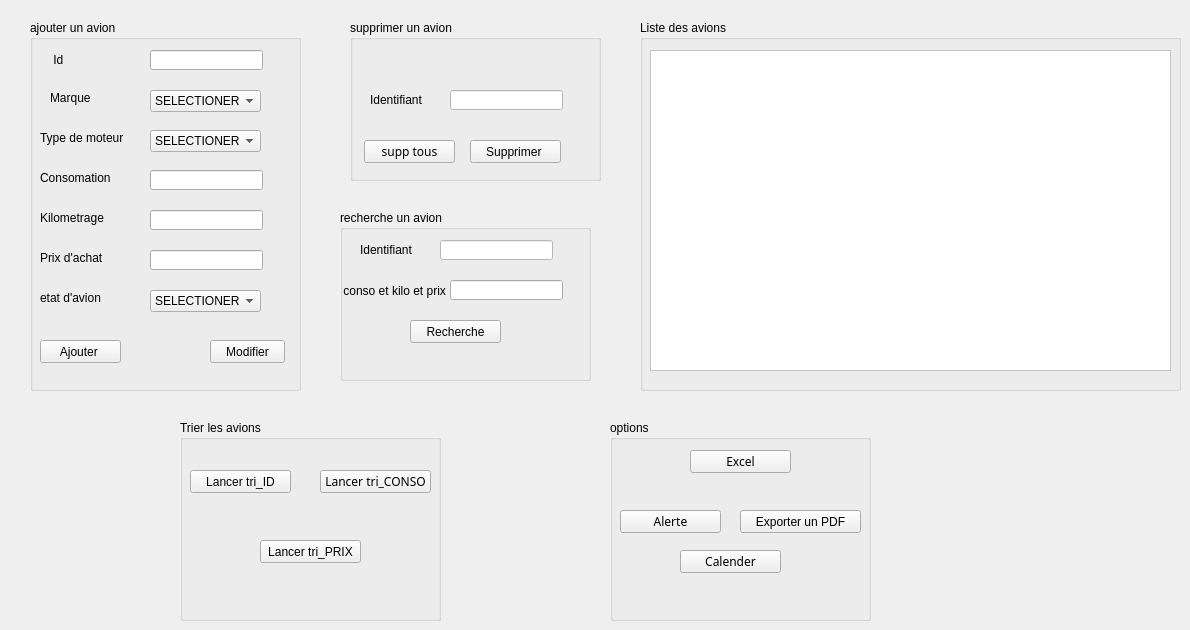
     <widget class="QWidget" name="tab_3">
      <attribute name="title">
       <string>Gestion Avion</string>
      </attribute>
      <widget class="QGroupBox" name="groupBox_10">
       <property name="geometry">
        <rect>
         <x>180</x>
         <y>420</y>
         <width>261</width>
         <height>201</height>
        </rect>
       </property>
       <property name="styleSheet">
        <string notr="true"/>
       </property>
       <property name="title">
        <string>Trier les avions</string>
       </property>
       <widget class="QLabel" name="label_25">
        <property name="geometry">
         <rect>
          <x>50</x>
          <y>50</y>
          <width>47</width>
          <height>14</height>
         </rect>
        </property>
        <property name="text">
         <string/>
        </property>
       </widget>
       <widget class="QPushButton" name="pushButton_tri">
        <property name="geometry">
         <rect>
          <x>10</x>
          <y>50</y>
          <width>101</width>
          <height>23</height>
         </rect>
        </property>
        <property name="styleSheet">
         <string notr="true">font: 8pt &quot;Cascadia Code&quot;;
font: 8pt &quot;Cascadia Code&quot;;</string>
        </property>
        <property name="text">
         <string>Lancer tri_ID</string>
        </property>
       </widget>
       <widget class="QPushButton" name="pushButton_tri_conso">
        <property name="geometry">
         <rect>
          <x>140</x>
          <y>50</y>
          <width>111</width>
          <height>23</height>
         </rect>
        </property>
        <property name="font">
         <font>
          <family>Cascadia Code</family>
         </font>
        </property>
        <property name="text">
         <string>Lancer tri_CONSO</string>
        </property>
       </widget>
       <widget class="QPushButton" name="pushButton_triprix">
        <property name="geometry">
         <rect>
          <x>80</x>
          <y>120</y>
          <width>101</width>
          <height>23</height>
         </rect>
        </property>
        <property name="text">
         <string>Lancer tri_PRIX</string>
        </property>
       </widget>
      </widget>
      <widget class="QGroupBox" name="groupBox_6">
       <property name="geometry">
        <rect>
         <x>340</x>
         <y>210</y>
         <width>251</width>
         <height>171</height>
        </rect>
       </property>
       <property name="styleSheet">
        <string notr="true"/>
       </property>
       <property name="title">
        <string>recherche un avion</string>
       </property>
       <widget class="QLabel" name="label_14">
        <property name="geometry">
         <rect>
          <x>20</x>
          <y>30</y>
          <width>71</width>
          <height>20</height>
         </rect>
        </property>
        <property name="text">
         <string>Identifiant</string>
        </property>
       </widget>
       <widget class="QLineEdit" name="lineEdit_id3">
        <property name="geometry">
         <rect>
          <x>100</x>
          <y>30</y>
          <width>113</width>
          <height>20</height>
         </rect>
        </property>
        <property name="styleSheet">
         <string notr="true">background-color: rgb(255, 255, 255);</string>
        </property>
       </widget>
       <widget class="QPushButton" name="pushButton_chercher_avion">
        <property name="geometry">
         <rect>
          <x>70</x>
          <y>110</y>
          <width>91</width>
          <height>23</height>
         </rect>
        </property>
        <property name="styleSheet">
         <string notr="true">font: 8pt &quot;Cascadia Code&quot;;</string>
        </property>
        <property name="text">
         <string>Recherche</string>
        </property>
       </widget>
       <widget class="QLineEdit" name="search_avion">
        <property name="geometry">
         <rect>
          <x>110</x>
          <y>70</y>
          <width>113</width>
          <height>20</height>
         </rect>
        </property>
       </widget>
       <widget class="QLabel" name="label_6">
        <property name="geometry">
         <rect>
          <x>0</x>
          <y>60</y>
          <width>111</width>
          <height>41</height>
         </rect>
        </property>
        <property name="text">
         <string> conso et kilo et prix</string>
        </property>
       </widget>
      </widget>
      <widget class="QGroupBox" name="groupBox_11">
       <property name="geometry">
        <rect>
         <x>30</x>
         <y>20</y>
         <width>271</width>
         <height>371</height>
        </rect>
       </property>
       <property name="styleSheet">
        <string notr="true">
font: 8pt &quot;Cascadia Code&quot;;

</string>
       </property>
       <property name="title">
        <string>ajouter un avion </string>
       </property>
       <widget class="QLabel" name="label_5">
        <property name="geometry">
         <rect>
          <x>52</x>
          <y>62</y>
          <width>91</width>
          <height>16</height>
         </rect>
        </property>
        <property name="text">
         <string/>
        </property>
       </widget>
       <widget class="QLabel" name="label_7">
        <property name="geometry">
         <rect>
          <x>10</x>
          <y>30</y>
          <width>81</width>
          <height>20</height>
         </rect>
        </property>
        <property name="text">
         <string>    Id</string>
        </property>
       </widget>
       <widget class="QLabel" name="label_8">
        <property name="geometry">
         <rect>
          <x>20</x>
          <y>70</y>
          <width>61</width>
          <height>16</height>
         </rect>
        </property>
        <property name="text">
         <string>Marque</string>
        </property>
       </widget>
       <widget class="QLabel" name="label_9">
        <property name="geometry">
         <rect>
          <x>10</x>
          <y>110</y>
          <width>101</width>
          <height>16</height>
         </rect>
        </property>
        <property name="text">
         <string>Type de moteur</string>
        </property>
       </widget>
       <widget class="QLabel" name="label_11">
        <property name="geometry">
         <rect>
          <x>70</x>
          <y>380</y>
          <width>47</width>
          <height>14</height>
         </rect>
        </property>
        <property name="text">
         <string/>
        </property>
       </widget>
       <widget class="QLabel" name="label_12">
        <property name="geometry">
         <rect>
          <x>10</x>
          <y>150</y>
          <width>81</width>
          <height>16</height>
         </rect>
        </property>
        <property name="text">
         <string>Consomation</string>
        </property>
       </widget>
       <widget class="QLabel" name="label_13">
        <property name="geometry">
         <rect>
          <x>10</x>
          <y>190</y>
          <width>81</width>
          <height>16</height>
         </rect>
        </property>
        <property name="text">
         <string>Kilometrage</string>
        </property>
       </widget>
       <widget class="QLabel" name="label_15">
        <property name="geometry">
         <rect>
          <x>10</x>
          <y>230</y>
          <width>81</width>
          <height>16</height>
         </rect>
        </property>
        <property name="text">
         <string>Prix d'achat</string>
        </property>
       </widget>
       <widget class="QLabel" name="label_16">
        <property name="geometry">
         <rect>
          <x>10</x>
          <y>270</y>
          <width>91</width>
          <height>16</height>
         </rect>
        </property>
        <property name="text">
         <string>etat d'avion</string>
        </property>
       </widget>
       <widget class="QLineEdit" name="lineEdit_id_avion">
        <property name="geometry">
         <rect>
          <x>120</x>
          <y>30</y>
          <width>113</width>
          <height>20</height>
         </rect>
        </property>
       </widget>
       <widget class="QLineEdit" name="lineEdit_consomation">
        <property name="geometry">
         <rect>
          <x>120</x>
          <y>150</y>
          <width>113</width>
          <height>20</height>
         </rect>
        </property>
       </widget>
       <widget class="QLineEdit" name="lineEdit_kilometrage">
        <property name="geometry">
         <rect>
          <x>120</x>
          <y>190</y>
          <width>113</width>
          <height>20</height>
         </rect>
        </property>
       </widget>
       <widget class="QLineEdit" name="lineEdit_prix">
        <property name="geometry">
         <rect>
          <x>120</x>
          <y>230</y>
          <width>113</width>
          <height>20</height>
         </rect>
        </property>
       </widget>
       <widget class="QPushButton" name="pushButton_ajouter_avion">
        <property name="geometry">
         <rect>
          <x>10</x>
          <y>320</y>
          <width>81</width>
          <height>23</height>
         </rect>
        </property>
        <property name="text">
         <string>Ajouter </string>
        </property>
       </widget>
       <widget class="QPushButton" name="pushButton">
        <property name="geometry">
         <rect>
          <x>180</x>
          <y>320</y>
          <width>75</width>
          <height>23</height>
         </rect>
        </property>
        <property name="text">
         <string>Modifier</string>
        </property>
       </widget>
       <widget class="QComboBox" name="comboBox_etat">
        <property name="geometry">
         <rect>
          <x>120</x>
          <y>270</y>
          <width>111</width>
          <height>22</height>
         </rect>
        </property>
        <item>
         <property name="text">
          <string>SELECTIONER</string>
         </property>
        </item>
        <item>
         <property name="text">
          <string>Pret</string>
         </property>
        </item>
        <item>
         <property name="text">
          <string>En reparation</string>
         </property>
        </item>
        <item>
         <property name="text">
          <string>En panne</string>
         </property>
        </item>
       </widget>
       <widget class="QComboBox" name="comboBox_marque">
        <property name="geometry">
         <rect>
          <x>120</x>
          <y>70</y>
          <width>111</width>
          <height>22</height>
         </rect>
        </property>
        <item>
         <property name="text">
          <string>SELECTIONER</string>
         </property>
        </item>
        <item>
         <property name="text">
          <string>Bombardier</string>
         </property>
        </item>
        <item>
         <property name="text">
          <string>Beechcraft</string>
         </property>
        </item>
        <item>
         <property name="text">
          <string>Dassault</string>
         </property>
        </item>
        <item>
         <property name="text">
          <string>Boeing</string>
         </property>
        </item>
       </widget>
       <widget class="QComboBox" name="comboBox_type_2">
        <property name="geometry">
         <rect>
          <x>120</x>
          <y>110</y>
          <width>111</width>
          <height>22</height>
         </rect>
        </property>
        <item>
         <property name="text">
          <string>SELECTIONER</string>
         </property>
        </item>
        <item>
         <property name="text">
          <string>turboréacteurs</string>
         </property>
        </item>
        <item>
         <property name="text">
          <string>turbopropulseurs</string>
         </property>
        </item>
        <item>
         <property name="text">
          <string>turbomoteurs</string>
         </property>
        </item>
        <item>
         <property name="text">
          <string>statoréacteurs</string>
         </property>
        </item>
        <item>
         <property name="text">
          <string> moteurs à pistons</string>
         </property>
        </item>
       </widget>
      </widget>
      <widget class="QGroupBox" name="groupBox_12">
       <property name="geometry">
        <rect>
         <x>610</x>
         <y>420</y>
         <width>261</width>
         <height>201</height>
        </rect>
       </property>
       <property name="styleSheet">
        <string notr="true"/>
       </property>
       <property name="title">
        <string>options</string>
       </property>
       <widget class="QLabel" name="label_26">
        <property name="geometry">
         <rect>
          <x>50</x>
          <y>50</y>
          <width>47</width>
          <height>14</height>
         </rect>
        </property>
        <property name="text">
         <string/>
        </property>
       </widget>
       <widget class="QPushButton" name="pushButton_exportPDF">
        <property name="geometry">
         <rect>
          <x>130</x>
          <y>90</y>
          <width>121</width>
          <height>23</height>
         </rect>
        </property>
        <property name="styleSheet">
         <string notr="true">font: 8pt &quot;Cascadia Code&quot;;
font: 8pt &quot;Cascadia Code&quot;;</string>
        </property>
        <property name="text">
         <string>Exporter un PDF</string>
        </property>
       </widget>
       <widget class="QPushButton" name="pushButton_alerte">
        <property name="geometry">
         <rect>
          <x>10</x>
          <y>90</y>
          <width>101</width>
          <height>23</height>
         </rect>
        </property>
        <property name="font">
         <font>
          <family>Cascadia Code</family>
         </font>
        </property>
        <property name="text">
         <string>Alerte</string>
        </property>
       </widget>
       <widget class="QPushButton" name="pushButton_alerte_2">
        <property name="geometry">
         <rect>
          <x>70</x>
          <y>130</y>
          <width>101</width>
          <height>23</height>
         </rect>
        </property>
        <property name="font">
         <font>
          <family>Cascadia Code</family>
         </font>
        </property>
        <property name="text">
         <string>Calender</string>
        </property>
       </widget>
       <widget class="QPushButton" name="Excel">
        <property name="geometry">
         <rect>
          <x>80</x>
          <y>30</y>
          <width>101</width>
          <height>23</height>
         </rect>
        </property>
        <property name="font">
         <font>
          <family>Cascadia Code</family>
         </font>
        </property>
        <property name="text">
         <string>Excel</string>
        </property>
       </widget>
      </widget>
      <widget class="QGroupBox" name="groupBox_13">
       <property name="geometry">
        <rect>
         <x>350</x>
         <y>20</y>
         <width>251</width>
         <height>161</height>
        </rect>
       </property>
       <property name="styleSheet">
        <string notr="true"/>
       </property>
       <property name="title">
        <string>supprimer un avion</string>
       </property>
       <widget class="QLabel" name="label_28">
        <property name="geometry">
         <rect>
          <x>20</x>
          <y>70</y>
          <width>71</width>
          <height>20</height>
         </rect>
        </property>
        <property name="text">
         <string>Identifiant</string>
        </property>
       </widget>
       <widget class="QLineEdit" name="lineEdit_id2">
        <property name="geometry">
         <rect>
          <x>100</x>
          <y>70</y>
          <width>113</width>
          <height>20</height>
         </rect>
        </property>
        <property name="styleSheet">
         <string notr="true">background-color: rgb(255, 255, 255);</string>
        </property>
       </widget>
       <widget class="QPushButton" name="pushButton_supprimer_avion">
        <property name="geometry">
         <rect>
          <x>120</x>
          <y>120</y>
          <width>91</width>
          <height>23</height>
         </rect>
        </property>
        <property name="styleSheet">
         <string notr="true">font: 8pt &quot;Cascadia Code&quot;;</string>
        </property>
        <property name="text">
         <string>Supprimer </string>
        </property>
       </widget>
       <widget class="QPushButton" name="pushButton_supptous">
        <property name="geometry">
         <rect>
          <x>14</x>
          <y>120</y>
          <width>91</width>
          <height>23</height>
         </rect>
        </property>
        <property name="font">
         <font>
          <family>Cascadia Code</family>
         </font>
        </property>
        <property name="text">
         <string>supp tous</string>
        </property>
       </widget>
      </widget>
      <widget class="QGroupBox" name="groupBox_14">
       <property name="geometry">
        <rect>
         <x>640</x>
         <y>20</y>
         <width>541</width>
         <height>371</height>
        </rect>
       </property>
       <property name="title">
        <string>Liste des avions</string>
       </property>
       <widget class="QTableView" name="tableView_avions">
        <property name="geometry">
         <rect>
          <x>10</x>
          <y>30</y>
          <width>521</width>
          <height>321</height>
         </rect>
        </property>
        <property name="styleSheet">
         <string notr="true">background-color: rgb(255, 255, 255);</string>
        </property>
       </widget>
      </widget>
     </widget>
